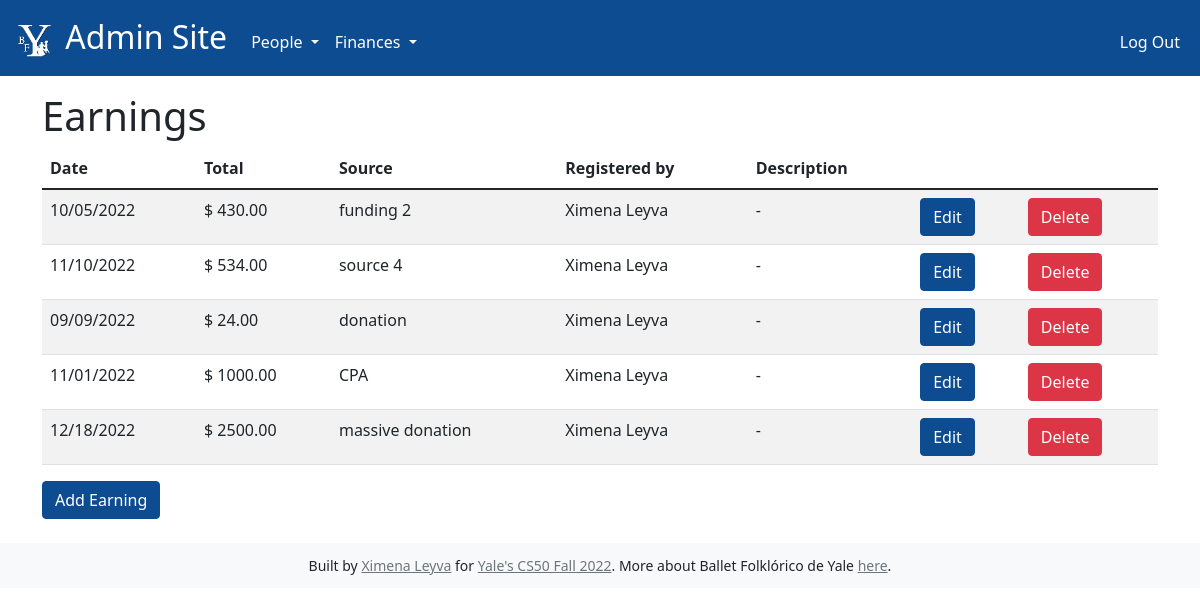
The page /earnings (signed in) on the database as committed earlier.
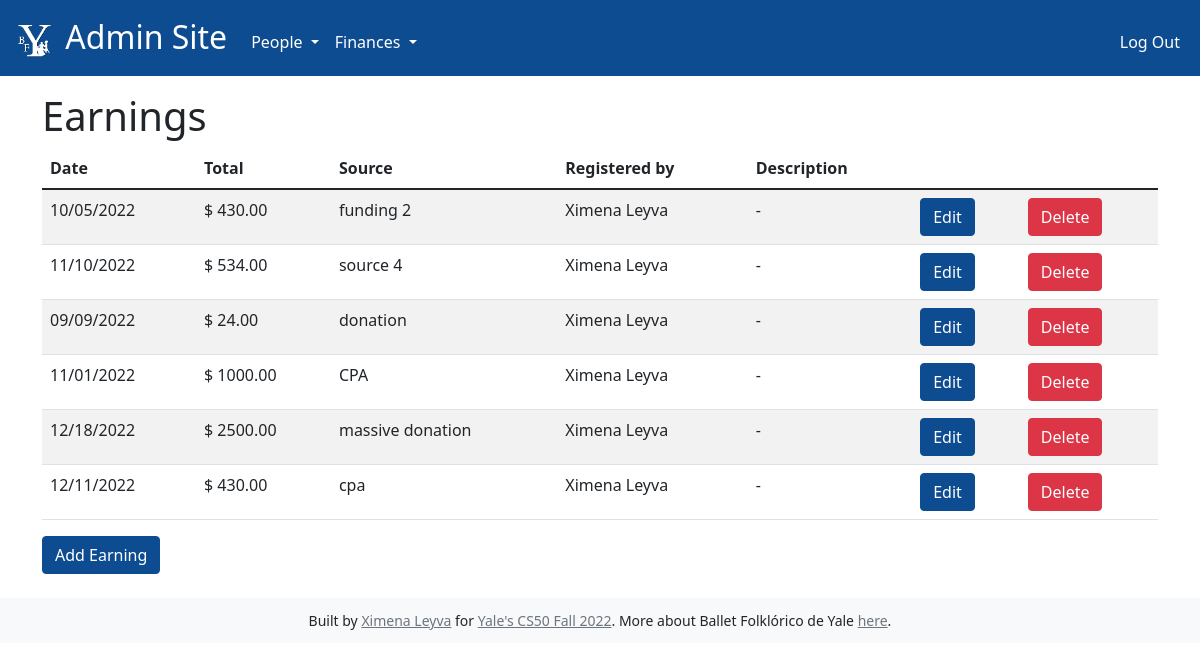
The same page on the database as committed later.
### tables this page shows
CREATE TABLE earnings (
  id INTEGER PRIMARY KEY AUTOINCREMENT NOT NULL,
  total NUMERIC,
  source TEXT,
  notes TEXT,
  member_id INTEGER, year INTEGER, month INTEGER, day INTEGER,
  FOREIGN KEY (member_id) REFERENCES members (id)
);

CREATE TABLE members (
  id INTEGER PRIMARY KEY AUTOINCREMENT NOT NULL,
  name TEXT NOT NULL,
  college TEXT,
  grad_year TEXT,
  board BOOL,
  active BOOL
);

### app.py (the view)
@app.route("/earnings")
@login_required
def earnings():
    earnings = db.execute("SELECT * FROM earnings")
    for earning in earnings:
        earning['date'] = "{0}/{1}/{2}".format(str(earning['month']).zfill(2), str(earning['day']).zfill(2), earning['year'])
        earning['registree'] = db.execute('SELECT name FROM members WHERE id = ?', earning['member_id'])[0]['name']
        earning['total'] = "$ {:.2f}".format(earning['total'])
    return render_template("earnings.html", earnings=earnings)

### app.py (called while the page is built)
@app.after_request
def after_request(response):
    response.headers["Cache-Control"] = "no-cache, no-store, must-revalidate"
    response.headers["Expires"] = 0
    response.headers["Pragma"] = "no-cache"
    return response

def login_required(f):
    @wraps(f)
    def decorated_function(*args, **kwargs):
        if session.get("user_id") is None:
            return redirect("/login")
        return f(*args, **kwargs)
    return decorated_function

### templates/earnings.html (shortened to what this page needs)
{% extends "layout.html" %}
{% block main %}
<div class="container mt-3">
    <h1 class="text-left fw-semibold">Earnings</h1>
    <div class="table-responsive">
        <table class="table table-striped" aria-label="member table">
            <thead>
                <tr>
                    <th scope="col">Date</th>
                    <th scope="col">Total</th>
                    <th scope="col">Source</th>
                    <th scope="col">Registered by</th>
                    <th scope="col">Description</th>
                    <th scope="col"></th>
                    <th scope="col"></th>
                </tr>
            </thead>
            <tbody>
                {% for earning in earnings %}
                <tr>
                    <td>{{ earning.date }}</td>
                    <td>{{ earning.total }}</td>
                    <td>{{ earning.source }}</td>
                    <td>{{ earning.registree }}</td>
                    <td>{{ earning.notes }}</td>
                    <td>
                        <form action="/edit_earning" method="post">
                            <button class="btn btn-primary" type="submit">Edit</button>
                        </form>
                    </td>
                    <td>
                        <form action="/delete_earning" method="post">
                            <button class="btn btn-danger" type="submit" onclick="return confirmMemberDelete()">Delete</button>
                        </form>
                    </td>
                </tr>
                {% endfor %}
            </tbody>
        </table>
    </div>
    <a href="/add_earning"><button class="btn btn-primary">Add Earning</button></a>
</div>
{% endblock %}

Rows that differ between the two databases and show on the page:
added earnings: date "12/11/2022", total "$ 430.00", source "cpa", registree "Ximena Leyva", notes "-"
